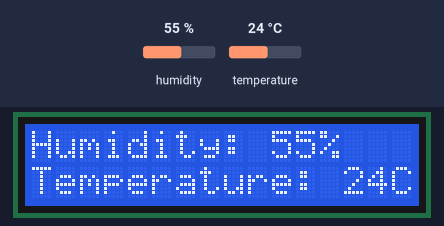
A sketch run on a simulated Arduino Uno, built with avr-gcc and run on an emulated ATmega328P. On the bench: 16×2 character LCD. Wiring (inferred from the names in the program): DHT11 sensor: data A0. Inputs (shaded band) come from the test bench; at power-on: humidity 55 %, temperature 24 °C.

Above: at 4.6 s.
4.7 s: humidity set to 22 %
At 8.4 s:
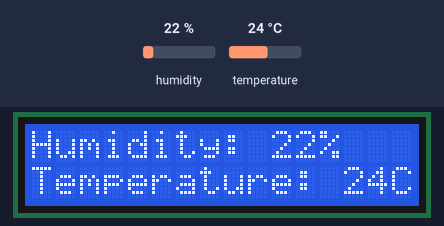
8.8 s: temperature set to 12 °C
At 13.9 s:
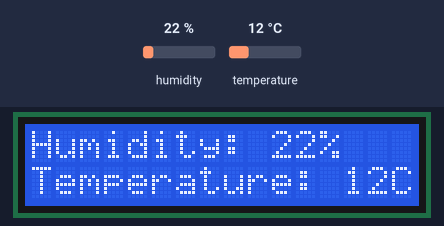
14.6 s: humidity set to 40 %
At 20.4 s:
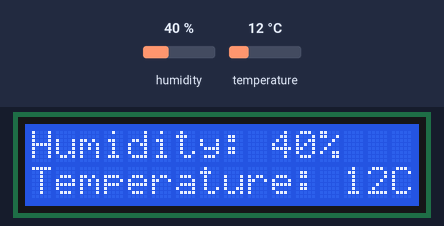
20.7 s: temperature set to 19 °C
At 26.0 s:
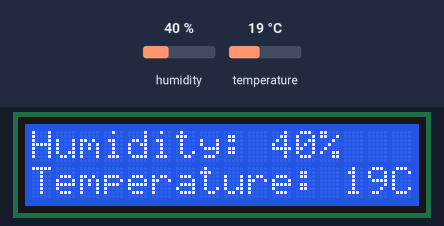
Timing chart, 0 to 27.5 s (numbered marks = the images above; inputs shaded):
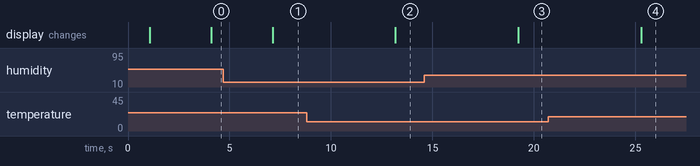

The sketch:

sketch_dec27a.ino
```cpp
#include <LiquidCrystal.h>
#include <dht.h>

LiquidCrystal lcd(12, 11, 5, 4, 3, 2);
int greenPin = A0;

int temperature0 = 0;
int temperature1 = 0;
int temperature2 = 0;
int temperature3 = 0;
int temperature4 = 0;
int finaltemp = 0;

int humidity0 = 0;
int humidity1 = 0;
int humidity2 = 0;
int humidity3 = 0;
int humidity4 = 0;
int finalhumidity = 0;

dht sensor;

void setup()
{
  lcd.begin(16,2); //16 by 2 character display

  lcd.setCursor(0,0);
  lcd.print("Sensor: DHT11");
  lcd.setCursor(0,1);
  lcd.print("Display: 16x2 LCD RGB");

  delay(1000);
  lcd.clear();

}

void loop()
{
  delay(1000); //Recommendes Delay for DH11 Sensor
  sensor.read11(greenPin);
  lcd.setCursor(0,0);

  temperature0 = sensor.temperature;
  humidity0 = sensor.humidity;
  delay(1000);
  temperature1 = sensor.temperature;
  humidity1 = sensor.humidity;
  delay(1000);
  temperature2 = sensor.temperature;
  humidity2 = sensor.humidity;


  finaltemp = temperature0 + temperature1 + temperature2; //Mittelwertbildung
  finaltemp = finaltemp / 3;

  finalhumidity = humidity0 + humidity1 + humidity2;
  finalhumidity = finalhumidity / 3;

  lcd.clear();

  lcd.print("Humidity: ");
  lcd.print(finalhumidity);
  lcd.print("%");
  lcd.setCursor(0,1);
  lcd.print("Temperature: ");
  lcd.print(finaltemp);
  lcd.print("C");
}
```

Measured:
- after the input at 4.7 s, the display: changes after 2.4 s (image 1)
- after the input at 8.8 s, the display: changes after 4.4 s (image 2)
- after the input at 14.6 s, the display: changes after 4.6 s (image 3)
- after the input at 20.7 s, the display: changes after 4.6 s (image 4)
